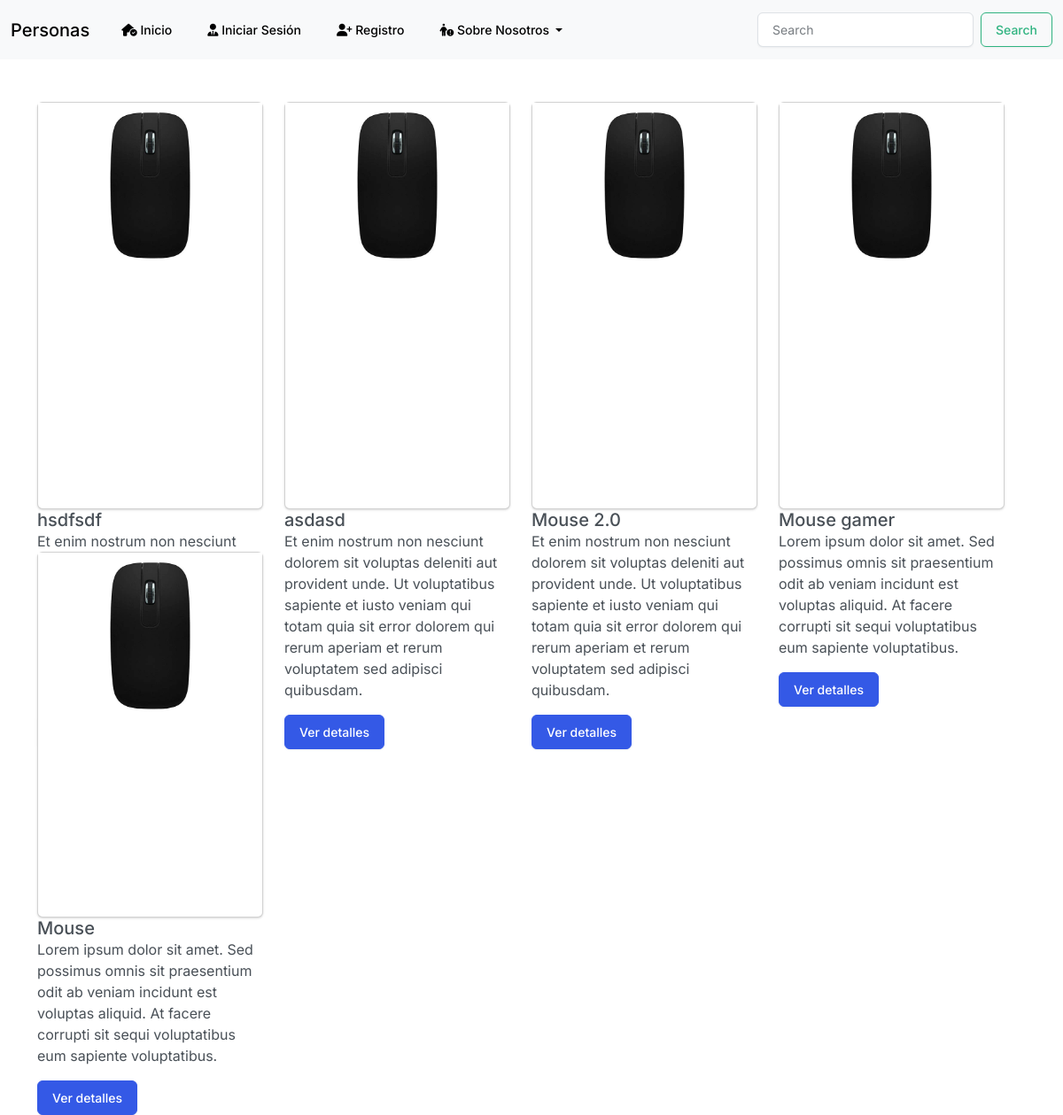
The page / on the database its author committed.
### productos/models.py (models this page shows, shortened)
class Product(models.Model):
    title = models.CharField(max_length=120)
    description = models.TextField()
    price = models.DecimalField(decimal_places=2, max_digits=8, default=0.0)
    created_at = models.DateTimeField(auto_now_add=True)
    slug = models.SlugField(blank=False, null=True, unique=True)
    image = models.ImageField(upload_to='productos/', null=False, blank=False)

### productos/views.py (the view)
# urls.py: path('', ProductView.as_view(), name='index'),
class ProductView(ListView):
    template_name = 'index.html'
    queryset = Product.objects.all().order_by('-id')
    def get_context_data(self, **kwargs):
        context = super().get_context_data(**kwargs)
        context['productos'] = context['product_list']
        return context

### templates/index.html (shortened to what this page needs)
{% extends 'base.html' %}
{% load static %}
{% block content %}
    <div class="row">
        {% for producto in product_list %}
            <div class="col-3 mt-5">
                <div class="card h-100">
                    {% if producto.image %}
                        <img src="{{ producto.image.url }}" alt="{{ producto.title }}" class="img-fluid">
                    {% endif %}
                </div>
                <div class="card-body">
                    <h5 class="card-title">{{ producto.title }}</h5>
                    <p class="card-text">{{ producto.description }}</p>
                    <a href="#" class="btn btn-primary">Ver detalles</a>
                </div>
            </div>
        {% endfor %}
    </div>
{% endblock %}

### templates/base.html (shortened to what this page needs)
{% load static %}
<!DOCTYPE html>
<html lang="es">
    <head>
        <link rel="stylesheet" href="{% static "css/bootstrap.css" %}">
    </head>
    <body>
        {% include 'navbar.html' %}
        <div class="container">
            <div class="row">
                {% block content %}
                {% endblock %}
            </div>
        </div>
    </body>
</html>

### templates/navbar.html (shortened to what this page needs)
<nav class="navbar navbar-expand-lg bg-body-tertiary">
    <div class="container-fluid">
      <a class="navbar-brand" href="{% url 'index' %}">Personas</a>
      <div class="collapse navbar-collapse" id="navbarSupportedContent">
        <ul class="navbar-nav me-auto mb-2 mb-lg-0">
          <li class="nav-item">
            <a class="nav-link active" aria-current="page" href="{% url 'index' %}">
                <span class="fa-solid fa-house-circle-check"></span>
                Inicio
            </a>
          </li>
          {% if user.is_authenticated %}
          <li class="nav-item">
            <a class="nav-link" href="{% url 'logout' %}">
                <span class="fa-solid fa-right-from-bracket"></span>
                Salir
            </a>
          </li>
            {% else %}
          <li class="nav-item">
            <a class="nav-link" href="{% url 'login' %}">
                <span class="fa-solid fa-user-tie"></span>
                Iniciar Sesión
            </a>
          </li>
          <li class="nav-item">
            <a class="nav-link" href="{% url 'registro' %}">
                <span class="fa-solid fa-user-plus"></span>
                Registro
            </a>
          </li>
          {% endif %}
          <li class="nav-item dropdown">
            <a class="nav-link dropdown-toggle" href="#" role="button" data-bs-toggle="dropdown" aria-expanded="false">
                <span class="fa-solid fa-person-circle-exclamation"></span>
                Sobre Nosotros
            </a>
          </li>
        </ul>
        <form class="d-flex" role="search">
          <input class="form-control me-2" type="search" placeholder="Search" aria-label="Search">
          <button class="btn btn-outline-success" type="submit">Search</button>
        </form>
      </div>
    </div>
</nav>

### rows shown on the page
Product: image (picture), title "hsdfsdf", description "Et enim nostrum non nesciunt…"
Product: image (picture), title "asdasd", description "Et enim nostrum non nesciunt dolorem sit voluptas deleniti aut provident unde. Ut voluptatibus sapiente et iusto veniam qui totam quia sit error dolorem qui rerum aperiam et rerum voluptatem sed adipisci quibusdam."
Product: image (picture), title "Mouse 2.0", description "Et enim nostrum non nesciunt dolorem sit voluptas deleniti aut provident unde. Ut voluptatibus sapiente et iusto veniam qui totam quia sit error dolorem qui rerum aperiam et rerum voluptatem sed adipisci quibusdam."
Product: image (picture), title "Mouse gamer", description "Lorem ipsum dolor sit amet. Sed possimus omnis sit praesentium odit ab veniam incidunt est voluptas aliquid. At facere corrupti sit sequi voluptatibus eum sapiente voluptatibus."
Product: image (picture), title "Mouse", description "Lorem ipsum dolor sit amet. Sed possimus omnis sit praesentium odit ab veniam incidunt est voluptas aliquid. At facere corrupti sit sequi voluptatibus eum sapiente voluptatibus."
